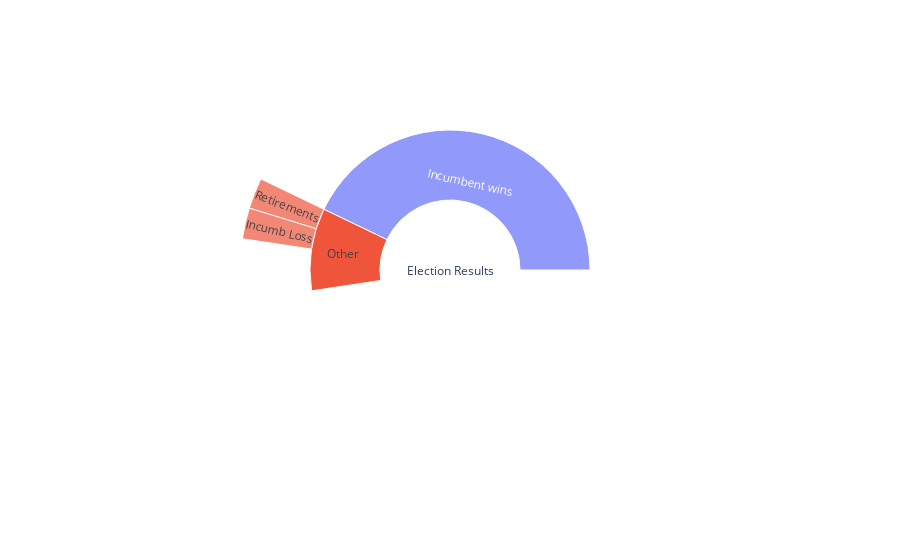

This figure's notebook cell:
### Code cell


### Figure 1 — Plotly figure (JSON) as saved in the notebook; plotly's stock layout.template omitted (floating-point values rounded to 4 significant figures)
{"data": [{"domain": {"x": [0, 1], "y": [0, 1]}, "hovertemplate": "base=%{label}<br>value=%{value}<br>parent=%{parent}<extra></extra>", "labels": ["Election Results", "Incumbent wins", "Other", "Retirements", "Incumb Loss"], "name": "", "parents": ["", "Election Results", "Election Results", "Other", "Other"], "type": "sunburst", "values": [100, 90, 10, 5, 5]}], "layout": {"legend": {"tracegroupgap": 0}, "margin": {"t": 60}}}
